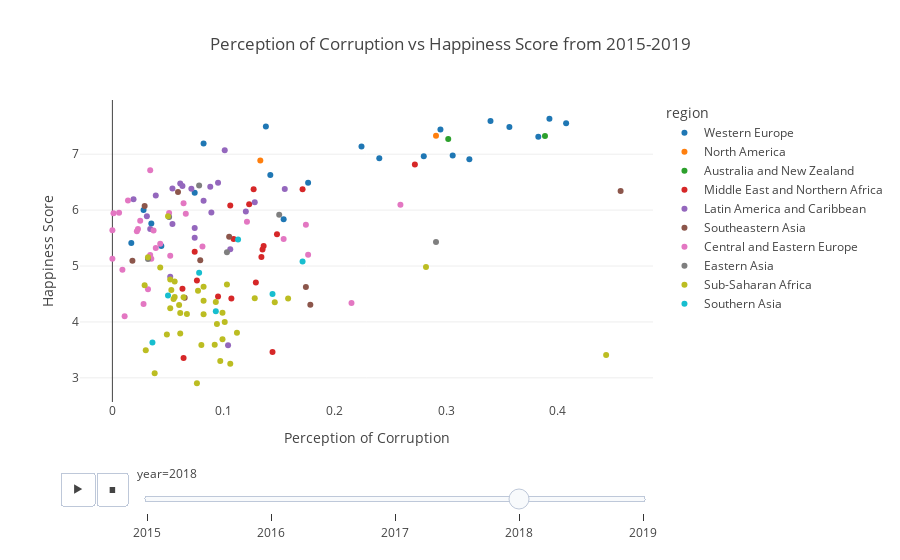

Here is the notebook cell this chart was saved with:
### Markdown cell above
#### Do corruption make us less happy?

Countries with lower perceived corruption tend to have higher happiness scores. Western Europe and North America typically exhibit low corruption perceptions and high happiness scores, while regions like Sub-Saharan Africa and Latin America display more variability.

### Code cell
fig = px.scatter(merged_df,
                x = 'perceptions_of_corruption',
                y = 'happiness_score',
                color = 'region',
                template = 'xgridoff',
                animation_frame = 'year',
                title = 'Perception of Corruption vs Happiness Score from 2015-2019',
                labels={"perceptions_of_corruption": "Perception of Corruption", "happiness_score": "Happiness Score"})
fig.show()

### Figure 1 — Plotly figure (JSON) as saved in the notebook; plotly's stock layout.template omitted (floating-point values rounded to 4 significant figures)
{"data": [{"hovertemplate": "region=Western Europe<br>year=2018<br>Perception of Corruption=%{x}<br>Happiness Score=%{y}<extra></extra>", "legendgroup": "Western Europe", "marker": {"color": "#1F77B4", "symbol": "circle"}, "mode": "markers", "name": "Western Europe", "orientation": "v", "showlegend": true, "type": "scatter", "x": [0.393, 0.34, 0.408, 0.138, 0.357, 0.295, 0.383, 0.082, 0.224, 0.306, 0.28, 0.24, 0.321, 0.142, 0.176, 0.074, 0.028, 0.154, 0.035, 0.017, 0.044], "xaxis": "x", "y": [7.632, 7.594, 7.555, 7.495, 7.487, 7.441, 7.314, 7.19, 7.139, 6.977, 6.965, 6.927, 6.91, 6.627, 6.489, 6.31, 6, 5.835, 5.762, 5.41, 5.358], "yaxis": "y"}, {"hovertemplate": "region=North America<br>year=2018<br>Perception of Corruption=%{x}<br>Happiness Score=%{y}<extra></extra>", "legendgroup": "North America", "marker": {"color": "#FF7F0E", "symbol": "circle"}, "mode": "markers", "name": "North America", "orientation": "v", "showlegend": true, "type": "scatter", "x": [0.291, 0.133], "xaxis": "x", "y": [7.328, 6.886], "yaxis": "y"}, {"hovertemplate": "region=Australia and New Zealand<br>year=2018<br>Perception of Corruption=%{x}<br>Happiness Score=%{y}<extra></extra>", "legendgroup": "Australia and New Zealand", "marker": {"color": "#2CA02C", "symbol": "circle"}, "mode": "markers", "name": "Australia and New Zealand", "orientation": "v", "showlegend": true, "type": "scatter", "x": [0.389, 0.302], "xaxis": "x", "y": [7.324, 7.272], "yaxis": "y"}, {"hovertemplate": "region=Middle East and Northern Africa<br>year=2018<br>Perception of Corruption=%{x}<br>Happiness Score=%{y}<extra></extra>", "legendgroup": "Middle East and Northern Africa", "marker": {"color": "#D62728", "symbol": "circle"}, "mode": "markers", "name": "Middle East and Northern Africa", "orientation": "v", "showlegend": true, "type": "scatter", "x": [0.272, null, 0.171, 0.127, 0.123, 0.106, 0.148, 0.109, 0.136, 0.135, 0.074, 0.134, 0.076, 0.129, 0.063, 0.095, 0.107, 0.144, 0.064], "xaxis": "x", "y": [6.814, 6.774, 6.374, 6.371, 6.105, 6.083, 5.566, 5.483, 5.358, 5.295, 5.254, 5.161, 4.743, 4.707, 4.592, 4.456, 4.419, 3.462, 3.355], "yaxis": "y"}, {"hovertemplate": "region=Latin America and Caribbean<br>year=2018<br>Perception of Corruption=%{x}<br>Happiness Score=%{y}<extra></extra>", "legendgroup": "Latin America and Caribbean", "marker": {"color": "#9467BD", "symbol": "circle"}, "mode": "markers", "name": "Latin America and Caribbean", "orientation": "v", "showlegend": true, "type": "scatter", "x": [0.101, 0.095, 0.061, 0.063, 0.088, 0.054, 0.071, 0.155, 0.039, 0.019, 0.082, 0.128, 0.12, 0.089, 0.031, 0.054, 0.074, 0.034, 0.074, 0.106, 0.052, 0.104], "xaxis": "x", "y": [7.072, 6.488, 6.476, 6.43, 6.419, 6.388, 6.382, 6.379, 6.26, 6.192, 6.167, 6.141, 5.973, 5.956, 5.89, 5.752, 5.681, 5.663, 5.504, 5.302, 4.806, 3.582], "yaxis": "y"}, {"hovertemplate": "region=Southeastern Asia<br>year=2018<br>Perception of Corruption=%{x}<br>Happiness Score=%{y}<extra></extra>", "legendgroup": "Southeastern Asia", "marker": {"color": "#8C564B", "symbol": "circle"}, "mode": "markers", "name": "Southeastern Asia", "orientation": "v", "showlegend": true, "type": "scatter", "x": [0.457, 0.059, 0.029, 0.105, 0.079, 0.018, 0.174, 0.065, 0.178], "xaxis": "x", "y": [6.343, 6.322, 6.072, 5.524, 5.103, 5.093, 4.623, 4.433, 4.308], "yaxis": "y"}, {"hovertemplate": "region=Central and Eastern Europe<br>year=2018<br>Perception of Corruption=%{x}<br>Happiness Score=%{y}<extra></extra>", "legendgroup": "Central and Eastern Europe", "marker": {"color": "#E377C2", "symbol": "circle"}, "mode": "markers", "name": "Central and Eastern Europe", "orientation": "v", "showlegend": true, "type": "scatter", "x": [0.034, 0.014, 0.064, 0.259, 0.006, 0.051, 0.001, 0.066, 0.025, 0.121, 0.174, 0.023, 0, 0.037, 0.022, 0.154, 0.043, 0.081, 0.039, 0.176, 0.034, 0.052, 0.035, 0, 0.009, 0.032, 0.215, 0.028, 0.011], "xaxis": "x", "y": [6.711, 6.173, 6.123, 6.096, 5.952, 5.948, 5.945, 5.933, 5.81, 5.79, 5.739, 5.662, 5.64, 5.636, 5.62, 5.483, 5.398, 5.347, 5.321, 5.201, 5.199, 5.185, 5.131, 5.129, 4.933, 4.586, 4.34, 4.321, 4.103], "yaxis": "y"}, {"hovertemplate": "region=Eastern Asia<br>year=2018<br>Perception of Corruption=%{x}<br>Happiness Score=%{y}<extra></extra>", "legendgroup": "Eastern Asia", "marker": {"color": "#7F7F7F", "symbol": "circle"}, "mode": "markers", "name": "Eastern Asia", "orientation": "v", "showlegend": true, "type": "scatter", "x": [0.078, 0.15, 0.051, 0.291, 0.103, 0.032], "xaxis": "x", "y": [6.441, 5.915, 5.875, 5.43, 5.246, 5.125], "yaxis": "y"}, {"hovertemplate": "region=Sub-Saharan Africa<br>year=2018<br>Perception of Corruption=%{x}<br>Happiness Score=%{y}<extra></extra>", "legendgroup": "Sub-Saharan Africa", "marker": {"color": "#BCBD22", "symbol": "circle"}, "mode": "markers", "name": "Sub-Saharan Africa", "orientation": "v", "showlegend": true, "type": "scatter", "x": [0.05, 0.032, 0.282, 0.043, 0.052, 0.056, 0.103, 0.029, 0.082, 0.053, 0.077, 0.056, 0.064, 0.128, 0.158, 0.055, 0.082, 0.093, 0.146, 0.06, 0.052, 0.099, 0.061, 0.067, 0.082, 0.101, 0.094, 0.112, 0.061, 0.049, 0.099, 0.092, 0.08, 0.03, 0.444, 0.097, 0.106, 0.038, 0.076], "xaxis": "x", "y": [5.891, 5.155, 4.982, 4.975, 4.758, 4.724, 4.671, 4.657, 4.631, 4.571, 4.559, 4.447, 4.441, 4.424, 4.417, 4.41, 4.377, 4.356, 4.35, 4.301, 4.245, 4.166, 4.161, 4.141, 4.139, 3.999, 3.964, 3.808, 3.795, 3.774, 3.692, 3.59, 3.587, 3.495, 3.408, 3.303, 3.254, 3.083, 2.905], "yaxis": "y"}, {"hovertemplate": "region=Southern Asia<br>year=2018<br>Perception of Corruption=%{x}<br>Happiness Score=%{y}<extra></extra>", "legendgroup": "Southern Asia", "marker": {"color": "#17BECF", "symbol": "circle"}, "mode": "markers", "name": "Southern Asia", "orientation": "v", "showlegend": true, "type": "scatter", "x": [0.113, 0.171, 0.078, 0.144, 0.05, 0.093, 0.036], "xaxis": "x", "y": [5.472, 5.082, 4.88, 4.5, 4.471, 4.19, 3.632], "yaxis": "y"}], "layout": {"autosize": true, "legend": {"title": {"text": "region"}, "tracegroupgap": 0}, "sliders": [{"active": 3, "currentvalue": {"prefix": "year="}, "len": 0.9, "pad": {"b": 10, "t": 60}, "steps": [{"args": [["2015"], {"frame": {"duration": 0, "redraw": false}, "fromcurrent": true, "mode": "immediate", "transition": {"duration": 0, "easing": "linear"}}], "label": "2015", "method": "animate"}, {"args": [["2016"], {"frame": {"duration": 0, "redraw": false}, "fromcurrent": true, "mode": "immediate", "transition": {"duration": 0, "easing": "linear"}}], "label": "2016", "method": "animate"}, {"args": [["2017"], {"frame": {"duration": 0, "redraw": false}, "fromcurrent": true, "mode": "immediate", "transition": {"duration": 0, "easing": "linear"}}], "label": "2017", "method": "animate"}, {"args": [["2018"], {"frame": {"duration": 0, "redraw": false}, "fromcurrent": true, "mode": "immediate", "transition": {"duration": 0, "easing": "linear"}}], "label": "2018", "method": "animate"}, {"args": [["2019"], {"frame": {"duration": 0, "redraw": false}, "fromcurrent": true, "mode": "immediate", "transition": {"duration": 0, "easing": "linear"}}], "label": "2019", "method": "animate"}], "x": 0.1, "xanchor": "left", "y": 0, "yanchor": "top"}], "title": {"text": "Perception of Corruption vs Happiness Score from 2015-2019"}, "updatemenus": [{"buttons": [{"args": [null, {"frame": {"duration": 500, "redraw": false}, "fromcurrent": true, "mode": "immediate", "transition": {"duration": 500, "easing": "linear"}}], "label": "&#9654;", "method": "animate"}, {"args": [[null], {"frame": {"duration": 0, "redraw": false}, "fromcurrent": true, "mode": "immediate", "transition": {"duration": 0, "easing": "linear"}}], "label": "&#9724;", "method": "animate"}], "direction": "left", "pad": {"r": 10, "t": 70}, "showactive": false, "type": "buttons", "x": 0.1, "xanchor": "right", "y": 0, "yanchor": "top"}], "xaxis": {"anchor": "y", "autorange": true, "domain": [0, 1], "range": [-0.03785, 0.5898], "title": {"text": "Perception of Corruption"}, "type": "linear"}, "yaxis": {"anchor": "x", "autorange": true, "domain": [0, 1], "range": [2.35, 8.076], "title": {"text": "Happiness Score"}, "type": "linear"}}}
